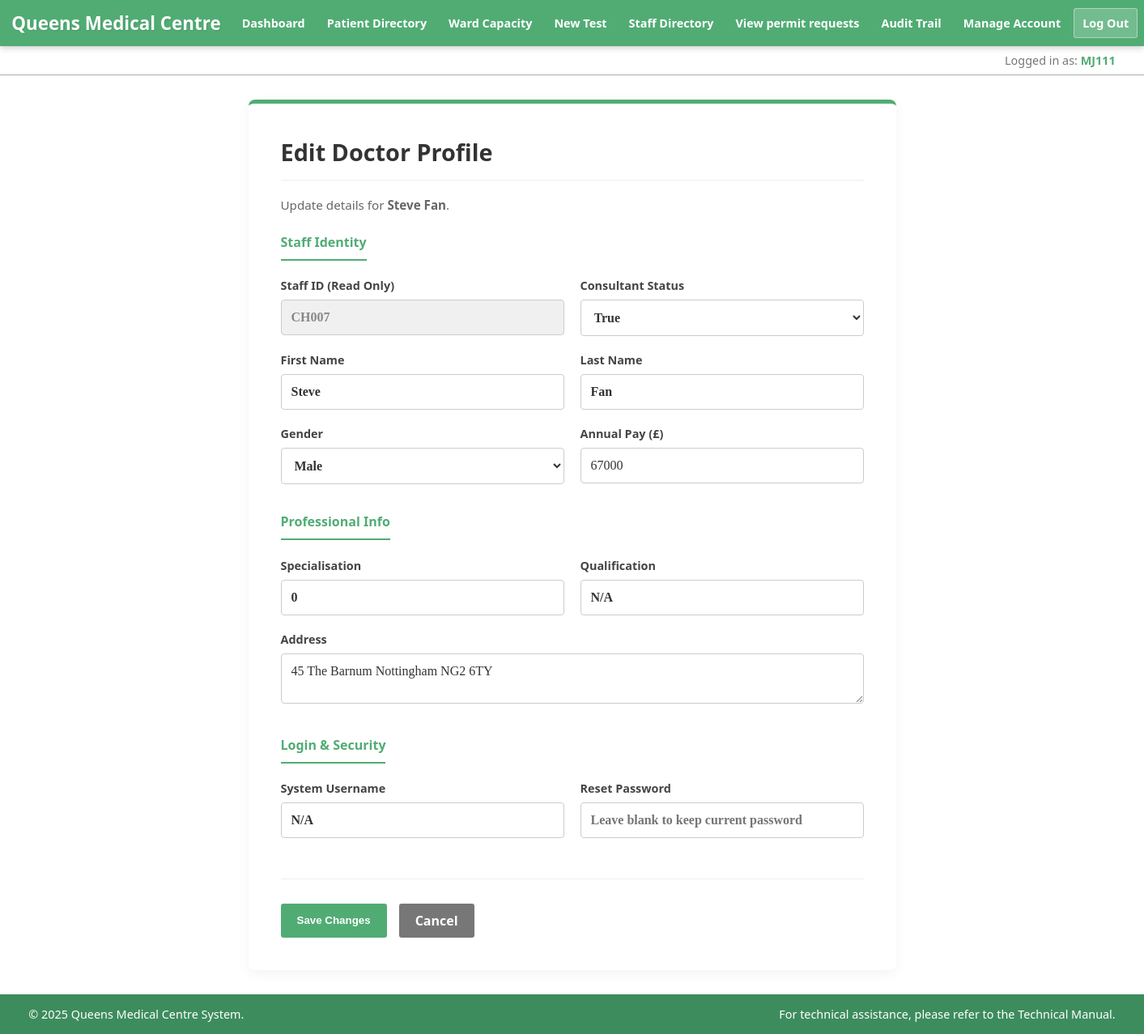
/html/cw/edit_doctor.php?id=CH007 (signed in), run on the app's committed database.
### tables this page shows
CREATE TABLE `doctor` (
  `staffno` varchar(100) NOT NULL,
  `firstname` varchar(100) NOT NULL,
  `lastname` varchar(100) DEFAULT NULL,
  `Specialisation` varchar(100) DEFAULT NULL,
  `qualification` varchar(100) DEFAULT NULL,
  `pay` int(11) NOT NULL,
  `gender` int(11) DEFAULT NULL,
  `consultantstatus` int(11) NOT NULL,
  `address` varchar(100) DEFAULT NULL,
  `username` varchar(50) DEFAULT NULL
);

### html/cw/data_access/doctorDAO.php (called while the page is built, shortened)
<?php
class DoctorDAO
{
    public static function getStaffNoByUsername($conn, $username)
    {
        $stmt = $conn->prepare("SELECT staffno FROM doctor WHERE username = ?");
        $stmt->bind_param("s", $username);
        $stmt->execute();
        $result = $stmt->get_result()->fetch_assoc();
        return $result['staffno'] ?? ($result['staffNo'] ?? false);
    }
    public static function getDoctorProfile($conn, $staffNo)
    {
        $stmt = $conn->prepare("SELECT * FROM doctor WHERE staffno = ?");
        $stmt->bind_param("s", $staffNo);
        $stmt->execute();
        $result = $stmt->get_result()->fetch_assoc();
        return $result;
    }
}
?>

### html/cw/data_access/formatDisplayValue.php (called while the page is built)
<?php
function safeDisplay($data, $placeholder = 'N/A') {
    if ($data === null || trim($data) === '') {
        return $placeholder;
    }
    return htmlspecialchars($data);
}
?>

### html/cw/edit_doctor.php (the view, shortened to what this page needs)
<?php
require 'includes/db_connection.php';
require_once 'data_access/DoctorDAO.php';
require_once 'data_access/formatDisplayValue.php';
$target_staff_no = $_GET['id'];
$doctor = DoctorDAO::getDoctorProfile($conn, $target_staff_no);
$firstname      = $doctor['firstname'];
$lastname       = $doctor['lastname'];
$current_db_username = $doctor['username'];
$specialisation = $doctor['Specialisation'];
$qualification  = $doctor['qualification'];
$pay            = $doctor['pay'];
$gender_val     = $doctor['gender'];
$consultant_val = $doctor['consultantstatus'];
$address        = $doctor['address'];
require 'includes/header.php';
?>
<section class="task-form-area container">
    <h2>Edit Doctor Profile</h2>
    <p class="guide-text">Update details for <strong><?= safeDisplay($firstname) ?> <?= safeDisplay($lastname) ?></strong>.</p>
    <form method="POST" class="styled-form">
        <h4 style="margin-top: 0; color: #51AC74;">Staff Identity</h4>
        <div class="form-row">
            <div class="form-group">
                <label for="staffno">Staff ID (Read Only)</label>
                <input type="text" value="<?= safeDisplay($target_staff_no) ?>" disabled style="background-color: #f0f0f0; color: #888;">
            </div>
            <div class="form-group">
                <label for="consultantstatus">Consultant Status</label>
                <select id="consultantstatus" name="consultantstatus">
                    <option value="1" <?= ($consultant_val == 1) ? 'selected' : '' ?>>True</option>
                </select>
            </div>
        </div>
        <div class="form-row">
            <div class="form-group">
                <label for="firstname">First Name</label>
                <input type="text" id="firstname" name="firstname" value="<?= safeDisplay($firstname) ?>" required>
            </div>
            <div class="form-group">
                <label for="lastname">Last Name</label>
                <input type="text" id="lastname" name="lastname" value="<?= safeDisplay($lastname) ?>" required>
            </div>
        </div>
        <div class="form-row">
            <div class="form-group">
                <label for="gender">Gender</label>
                <select id="gender" name="gender">
                    <option value="0" <?= ($gender_val == 0) ? 'selected' : '' ?>>Male</option>
                </select>
            </div>
            <div class="form-group">
                <label for="pay">Annual Pay (£)</label>
                <input type="number" id="pay" name="pay" step="0.01" value="<?= safeDisplay($pay) ?>">
            </div>
        </div>
        <h4 style="margin-top: 15px; color: #51AC74;">Professional Info</h4>
        <div class="form-row">
            <div class="form-group">
                <label for="specialisation">Specialisation</label>
                <input type="text" id="specialisation" name="specialisation" value="<?= safeDisplay($specialisation) ?>" required>
            </div>
            <div class="form-group">
                <label for="qualification">Qualification</label>
                <input type="text" id="qualification" name="qualification" value="<?= safeDisplay($qualification) ?>">
            </div>
        </div>
        <div class="form-group">
            <label for="address">Address</label>
            <textarea id="address" name="address" rows="2"><?= safeDisplay($address) ?></textarea>
        </div>
        <h4 style="margin-top: 15px; color: #51AC74;">Login & Security</h4>
        <div class="form-row">
            <div class="form-group">
                <label for="username">System Username</label>
                <input type="text" id="username" name="username" value="<?= safeDisplay($current_db_username) ?>" required autocomplete="off">
            </div>
            <div class="form-group">
                <label for="password">Reset Password</label>
                <input type="text" id="password" name="password" placeholder="Leave blank to keep current password" autocomplete="new-password">
            </div>
        </div>
        <div class="form-actions">
            <button type="submit" class="btn btn-primary">Save Changes</button>
            <a href="doctor.php" class="btn btn-secondary">Cancel</a>
        </div>
    </form>
</section>
<?php require 'includes/footer.php'; ?>

### html/cw/includes/header.php (shortened to what this page needs)
<?php
require_once 'data_access/DoctorDAO.php';
$is_admin = ($_SESSION['is_admin'] ?? 0) == 1;
$username = htmlspecialchars($_SESSION['username'] ?? 'Guest');
$staffno = DoctorDAO::getStaffNoByUsername($conn, $username)
?>
<!DOCTYPE html>
<html lang="eng">
<head>
    <link rel="stylesheet" href="../css/style.css">
</head>
<body>
<header>
    <div class="header-container">
        <h1>Queens Medical Centre</h1>
        <nav>
            <ul>
                <li><a href="home.php">Dashboard</a></li>
                <li><a href="patient_lookup.php">Patient Directory</a></li>
                <li><a href="ward_capacity.php">Ward Capacity</a></li>
                <li><a href="add_new_test_type.php">New Test</a></li>
                <?php if ($is_admin): ?>
                    <li><a href="doctor.php">Staff Directory</a></li>
                <?php endif; ?>
                <?php if ($is_admin): ?>
                    <li><a href="admin_parking.php">View permit requests</a></li>
                    <li class="admin-link"><a href="audit_trail.php">Audit Trail</a></li>
                <?php endif; ?>
                <li><a href="manage_account.php">Manage Account</a></li>
                <li><a href="includes/logout.php" class="btn btn-logout">Log Out</a></li>
            </ul>
        </nav>
    </div>
</header>
<div class="user-info-bar">
    <div class="info-container">
        <span>Logged in as: <strong><?= $staffno ?></strong></span>
    </div>
</div>

### html/css/style.css (style rules this page uses)
* { -webkit-transition: all 0.3s ease; transition: all 0.3s ease; box-sizing: border-box; }
body { margin: 0; padding: 0; font-family: "Segoe UI", "Roboto", "Helvetica Neue", Arial, sans-serif; color: #555; background: linear-gradient(rgba(255,255,255,0.8), rgba(255,255,255,0.8)), url('../qmc.jpg'); background-size: cover; background-position: center; background-repeat: no-repeat; background-attachment: fixed; min-height: 100vh; display: flex; flex-direction: column; }
header { background: #51AC74; color: white; padding: 10px 0; box-shadow: 0px 2px 8px rgba(0,0,0,0.2); position: relative; z-index: 1000; }
.header-container { width: 98%; max-width: 1400px; margin: 0 auto; display: flex; justify-content: space-between; align-items: center; flex-wrap: nowrap; gap: 15px; }
header h1 { margin: 0; font-size: 1.4rem; text-shadow: 1px 1px 2px rgba(0,0,0,0.1); white-space: nowrap; flex-shrink: 0; }
nav ul { list-style: none; padding: 0; margin: 0; display: flex; align-items: center; flex-wrap: nowrap; gap: 5px; }
nav li { margin: 0; }
nav a { text-decoration: none; color: white; font-weight: bold; padding: 8px 10px; border-radius: 3px; border: 1px solid transparent; white-space: nowrap; display: inline-block; font-size: 0.9rem; }
.btn-logout { background: rgba(255, 255, 255, 0.2); border: 1px solid rgba(255, 255, 255, 0.4); }
.user-info-bar { background: rgba(255, 255, 255, 0.9); border-bottom: 1px solid #afafaf; padding: 8px 0; font-size: 0.9rem; color: #777; }
.user-info-bar .info-container { width: 95%; max-width: 1400px; margin: 0 auto; text-align: right; }
.user-info-bar strong { color: #51AC74; }
.container { width: 95%; max-width: 1200px; margin: 30px auto; background: rgba(255, 255, 255, 1); padding: 30px; border-radius: 3px; box-shadow: 0px 0px 8px #777; }
h2, h3, h4 { color: #777; border-bottom: 2px solid #51AC74; padding-bottom: 10px; display: inline-block; }
.btn-primary { display: inline-block; background: #51AC74; color: white; padding: 10px 20px; margin-top: 10px; text-decoration: none; border-radius: 3px; font-weight: bold; border: 0; cursor: pointer; }
.btn-secondary { display: inline-block; background: #777; color: white; padding: 10px 20px; margin-top: 10px; text-decoration: none; border-radius: 3px; font-weight: bold; }
input[type="text"], input[type="password"], input[type="date"], select { color: #777; font-weight: bold; padding: 10px; border: 1px solid #afafaf; border-radius: 3px; outline: none; font-family: "Calisto MT", serif; }
.task-form-area { background: #ffffff; padding: 40px; border-radius: 8px; box-shadow: 0 4px 15px rgba(0,0,0,0.05); max-width: 800px; margin: 30px auto; border-top: 5px solid #51AC74; }
.task-form-area h2 { margin-top: 0; color: #333; font-size: 1.8rem; border-bottom: 1px solid #eee; padding-bottom: 15px; margin-bottom: 20px; display: block; }
.guide-text { color: #666; margin-bottom: 25px; font-size: 0.95em; }
.form-group { margin-bottom: 20px; }
.form-group label { display: block; margin-bottom: 8px; font-weight: 600; color: #444; font-size: 0.9rem; }
.styled-form input[type="text"], .styled-form input[type="password"], .styled-form input[type="number"], .styled-form input[type="tel"], .styled-form input[type="date"], .styled-form select, .styled-form textarea { width: 100%; padding: 12px; border: 1px solid #ccc; border-radius: 4px; font-size: 1rem; color: #333; background-color: #fff; box-sizing: border-box; transition: border-color 0.3s ease, box-shadow 0.3s ease; font-family: "Calisto MT", serif; }
.form-row { display: grid; grid-template-columns: 1fr 1fr; gap: 20px; }
.form-actions { margin-top: 30px; padding-top: 20px; border-top: 1px solid #eee; display: flex; gap: 15px; justify-content: flex-start; }

### data on the page
doctor: staffno "MJ111"
doctor: firstname "Steve", lastname "Fan", consultantstatus "True", gender "Male", pay "67000", specialisation "0", address "45 The Barnum Nottingham NG2 6TY"
